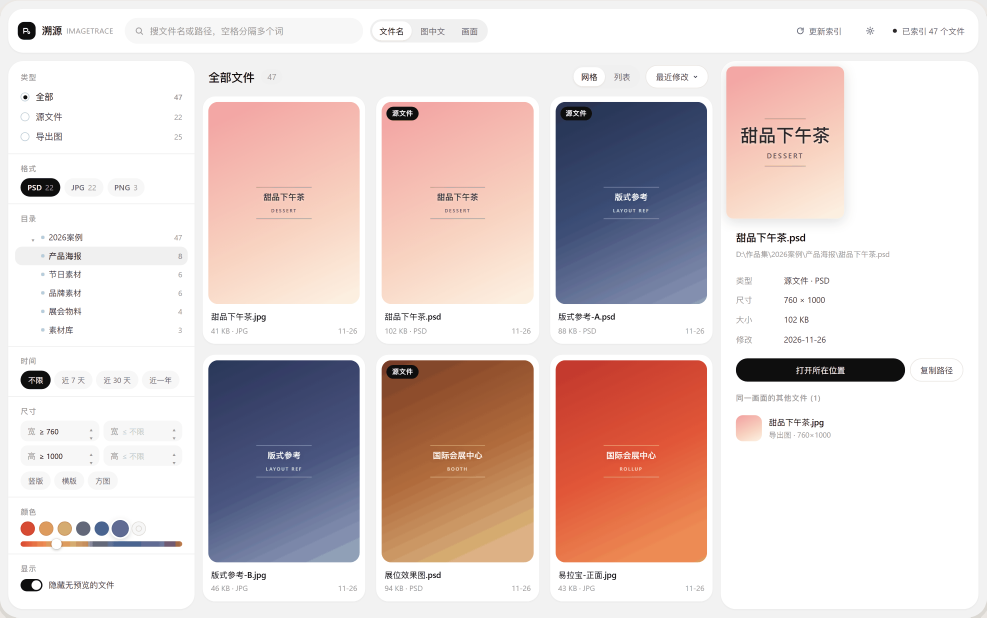
#> input picture design/shots/before/v2-browse.png, 2960 x 1852 px (shown at 1/3 size)
$ python -i fingerprint.py   (imports and definitions only)
#> lines starting #> are read from the running program, lines starting #| are printed output that depends on the picture
#> further down, picture is the input picture: PIL image 2960x1852 P; mean R, G, B 224, 209.9, 208.2
"""指纹计算：pHash（一级召回）+ ORB（二级重排）+ 宽高比 + 主色调。"""
import io
import numpy as np
import imagehash
import cv2
from PIL import Image

ORB_FEATURES = 300
ORB_MAXDIM = 400  # 长边归一化到 400px

_orb = cv2.ORB_create(nfeatures=ORB_FEATURES)


def _norm_size(w, h, maxdim):
    """长边归一化。实测比按宽度归一化准：PSD 缩略图常是 74×160，
    按宽拉到 240 会变成 240×519（上采样 3 倍反而糊），长边归一化是 185×400。"""
    s = maxdim / max(w, h)
    nw, nh = int(round(w * s)), int(round(h * s))
    return max(16, nw), max(16, nh)


# [20 lines left out: functions phash_hex, phash_bits, not called in this run]


def orb_descriptors(im):
    """返回 ORB 描述子 ndarray（uint8, N×32），失败返回 None。

    长边统一到 400px。实测 60 组真实配对（PSD 缩略图 vs 导出图）：
      长边 400：中位 0.449，58/60 达 0.10 阈值
      按宽 240：中位 0.330，56/60
    """
    try:
        g = im.convert('L')
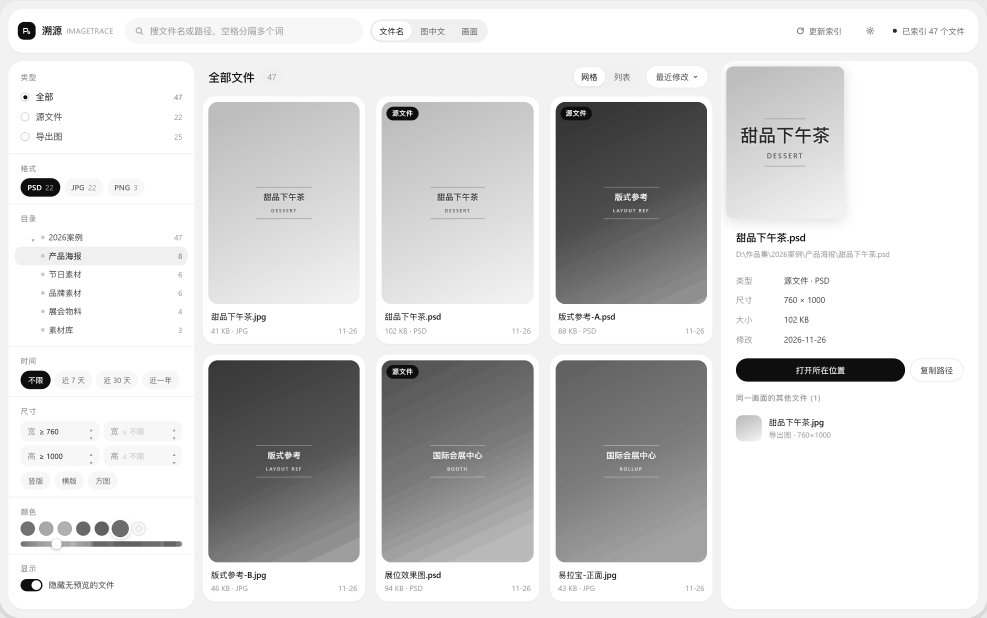
#> g: PIL image 2960x1852 L (shown at 1/3 size); min 13, max 255, mean 213.9
        w, h = g.size
#> w = 2960; h = 1852
        if w < 8 or h < 8:
            return None
        nw, nh = _norm_size(w, h, ORB_MAXDIM)
#> nw = 400; nh = 250
        if (nw, nh) != (w, h):
            g = g.resize((nw, nh), Image.LANCZOS)
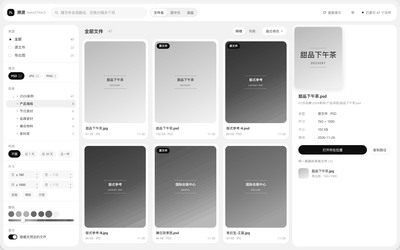
#> g: PIL image 400x250 L; min 0, max 255, mean 213.7
        _, desc = _orb.detectAndCompute(np.array(g), None)
        return desc
    except Exception:
        return None


# [17 lines left out: functions orb_to_blob, blob_to_orb, not called in this run]


def aspect(im):
    w, h = im.size
    return round(w / h, 4) if h else None


# [34 lines left out: functions palette, thumb_jpeg, not called in this run]

>>> from PIL import Image
>>> picture = Image.open('../design/shots/before/v2-browse.png')
>>> result = orb_descriptors(picture)
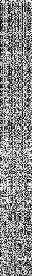
#> result: shape (276, 32); min 0, max 255, mean 136.9
